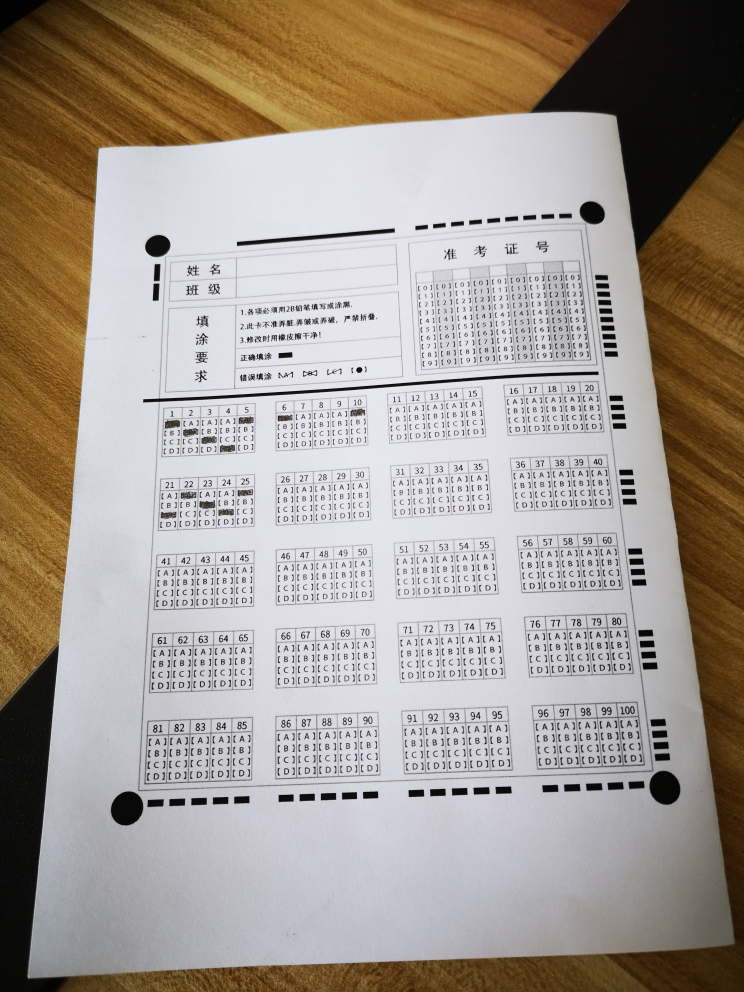
#> input picture face_recognition/answer/t2.jpg, 2976 x 3968 px (shown at 1/4 size)
$ python test.py   (older library calls are emulated)
#> lines starting #> are read from the running program, lines starting #| are printed output that depends on the picture; after the words box and inside, x2 and y2 are one past the last pixel; in counts of white or black regions, pixels touching at a corner belong together
from imutils.perspective import four_point_transform
from imutils import contours
import numpy as np
import cv2 as cv

ANSWER_KEY_SCORE = {0: 1, 1: 4, 2: 0, 3: 3, 4: 1}
ANSWER_KEY = {0: "A", 1: "B", 2: "C", 3: "D", 4: "E"}


def deal_image():  # 图片处理
    # 加载一个图片到opencv中
    img = cv.imread('t2.jpg')
#> img is the input picture: shape (3968, 2976, 3); mean B, G, R 144.8, 153.8, 163.5

    # # 定义想要缩放后的图片大小
    info = img.shape  # 获取图片的宽 高 颜色通道信息
#> info = (3968, 2976, 3)
    dst_width = int(info[1] * 0.2)
#> dst_width = 595
    dst_height = int(info[0] * 0.2)
#> dst_height = 793
    img = cv.resize(img, (dst_width, dst_height), 0, 0)
#> img: shape (793, 595, 3)

    # 1.原图
    cv.imshow("resize", img)

    # 2.转化成灰度图片
    gray = cv.cvtColor(img, cv.COLOR_BGR2GRAY)
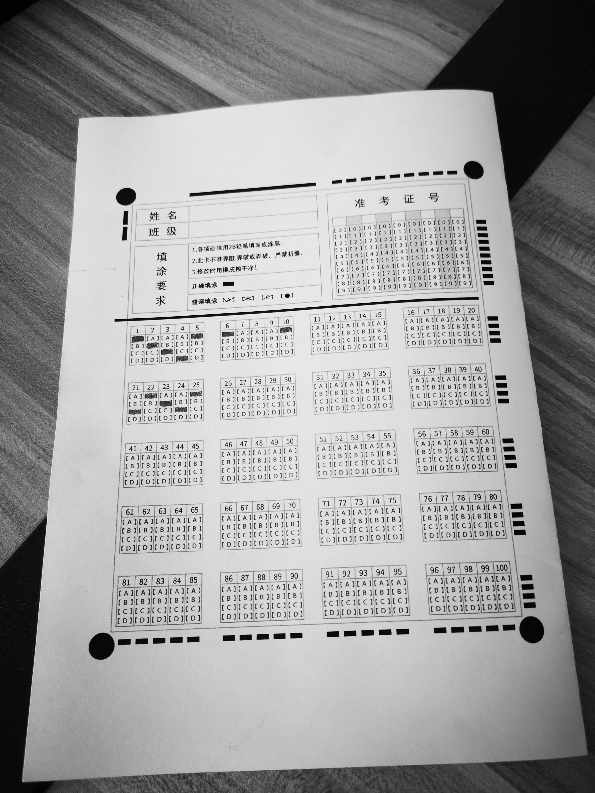
#> gray: shape (793, 595); min 0, max 241, mean 155.5
    cv.imshow("gray", gray)

    # 3.高斯模糊图
    gaussian_bulr = cv.GaussianBlur(gray, (5, 5), 0)
    cv.imshow("gaussian", gaussian_bulr)

    # 4.使用边缘检测后的图
    edged = cv.Canny(gaussian_bulr, 75, 200)  # 边缘检测,灰度值小于2参这个值的会被丢弃，大于3参这个值会被当成边缘，在中间的部分，自动检测
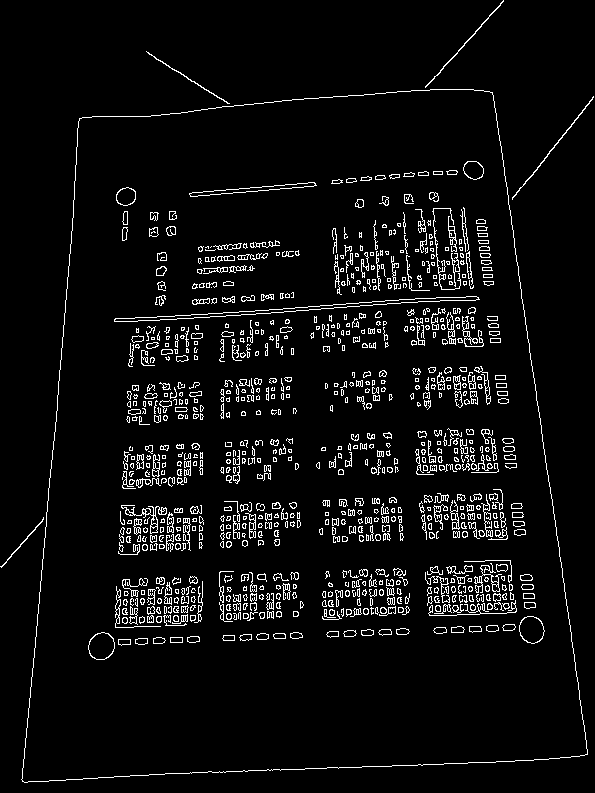
#> edged: shape (793, 595); 5.5% white in thin lines or dots
    cv.imshow("edged", edged)

    # 寻找轮廓
    image, cts, hierarchy = cv.findContours(edged.copy(), cv.RETR_EXTERNAL, cv.CHAIN_APPROX_SIMPLE)
#> cts = 5 contours; box (x1, y1, x2, y2) and area: (21, 89, 588, 783) 325974, (512, 96, 594, 200) 78, (425, 0, 504, 88) 74, (146, 51, 230, 104) 49, (0, 517, 44, 568) 42
    # 给轮廓加标记，便于我们在原图里面观察，注意必须是原图才能画出红色，灰度图是没有颜色的
    cv.drawContours(img, cts, -1, (0, 0, 255), 3)
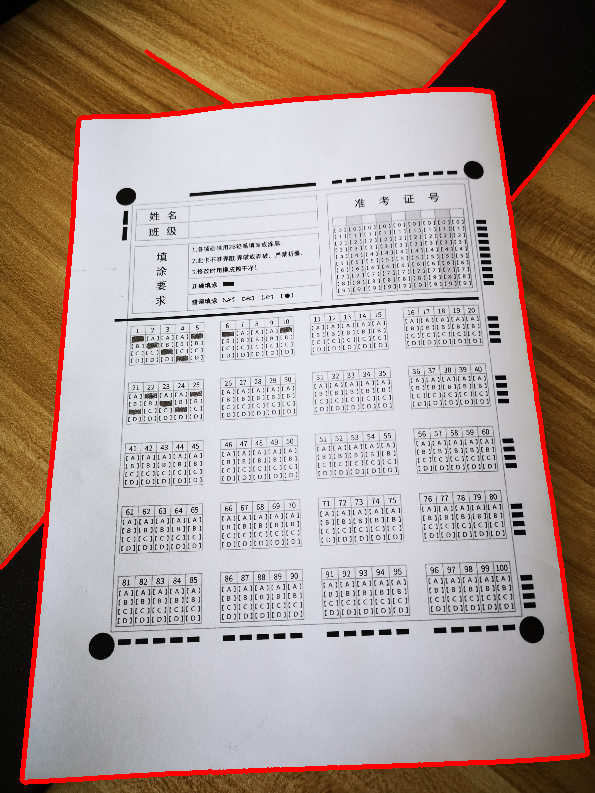
#> img: shape (793, 595, 3); mean B, G, R 142.1, 150.5, 167.1

    # 按面积大小对所有的轮廓排序
    cts_sort = sorted(cts, key=cv.contourArea, reverse=True)
#> cts_sort has the same summary as cts
    print("寻找轮廓的个数：", len(cts_sort))  # 最外面的轮廓
#| 寻找轮廓的个数： 5
    cv.imshow("draw_contours", img)

    filter_rect_cts(cts_sort, img, gray)


def filter_rect_cts(cts_sort, img, gray):  # 筛选轮廓为矩形的区域
    # print(list)
    for c in cts_sort:
        # 周长，第1个参数是轮廓，第二个参数代表是否是闭环的图形
        peri = 0.01 * cv.arcLength(c, True)
        # 获取多边形的所有定点，如果是四个定点，就代表是矩形
        approx = cv.approxPolyDP(c, peri, True)

        # 打印定点个数
        print("顶点个数：", len(approx))
        if len(approx) == 4:  # 矩形
            # 透视变换提取原图内容部分
            ox_sheet = four_point_transform(img, approx.reshape(4, 2))
            # 透视变换提取灰度图内容部分
            tx_sheet = four_point_transform(gray, approx.reshape(4, 2))
            # cv.imshow("ox", ox_sheet)
            # cv.imshow("tx", tx_sheet)
            # 使用ostu二值化算法对灰度图做一个二值化处理
            ret, thresh2 = cv.threshold(tx_sheet, 0, 255, cv.THRESH_BINARY_INV | cv.THRESH_OTSU)
            cv.imshow("ostu", thresh2)
            filter_answer_cts(thresh2, ox_sheet, tx_sheet)
            break
#> this loop made 1 pass
#> (peri, approx, ret) on pass 1: (24, [[492, 92], [79, 118], [22, 781], [587, 754]], 160)
#| 顶点个数： 4
#| 找到轮廓个数----------------： 2704
#| question_cts======== []
#> pass 1, in filter_rect_cts, `ox_sheet = four_point_transform(img, approx.reshape(4, 2))`:
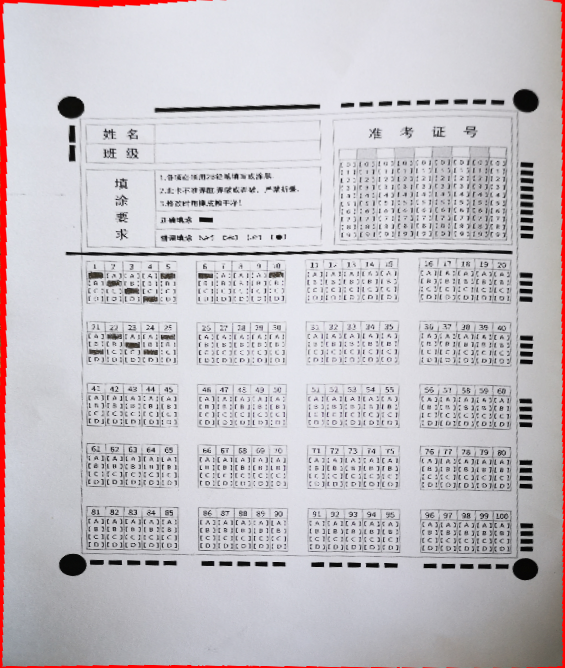
#> ox_sheet: shape (668, 565, 3); mean B, G, R 197.8, 192.5, 197.4
#> pass 1, in filter_rect_cts, `tx_sheet = four_point_transform(gray, approx.reshape(4, 2))`:
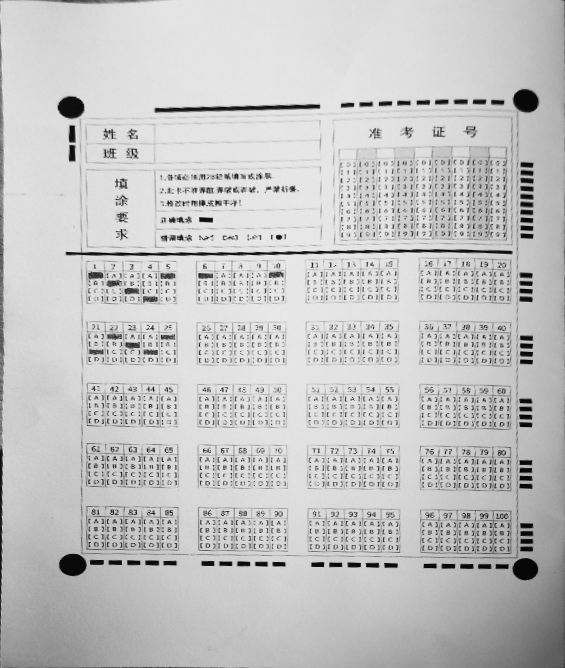
#> tx_sheet: shape (668, 565); min 1, max 238, mean 196
#> pass 1, in filter_rect_cts, `ret, thresh2 = cv.threshold(tx_sheet, 0, 255, cv.THRESH_BINARY_INV | c..`:
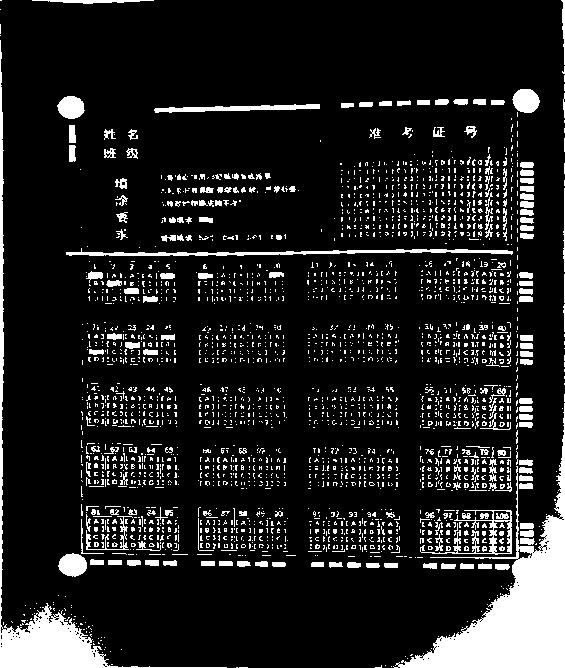
#> thresh2: shape (668, 565); 12.4% white; 2709 white regions (2501 under 20 px), largest, box (x1, y1, x2, y2) and area: (393, 403, 565, 668) 11713, (0, 40, 227, 668) 5985, (66, 248, 513, 256) 1459
#> pass 1, in filter_answer_cts, `cv.imshow("ox_1", ox_sheet)`:
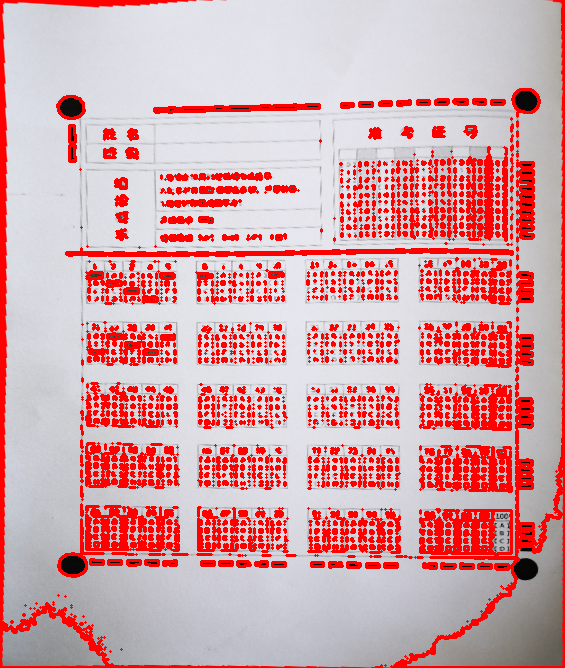
#> window 'ox_1': shape (668, 565, 3); mean B, G, R 168.4, 164, 214.6


def filter_answer_cts(thresh2, ox_sheet, tx_sheet):  # 筛选轮廓特征为答题选择区域
    # 继续寻找轮廓
    r_image, r_cnt, r_hierarchy = cv.findContours(thresh2.copy(), cv.RETR_EXTERNAL, cv.CHAIN_APPROX_SIMPLE)
    print("找到轮廓个数----------------：", len(r_cnt))
    # 使用红色标记所有的轮廓
    cv.drawContours(ox_sheet, r_cnt, -1, (0, 0, 255), 2)

    # 把所有找到的轮廓，给标记出来
    question_cts = []
    for cxx in r_cnt:
        # 通过矩形，标记每一个指定的轮廓
        x, y, w, h = cv.boundingRect(cxx)
        ar = w / float(h)
        if w >= 20 and h >= 20 and 0.9 <= ar <= 1.1:
            # 使用红色标记，满足指定条件的图形
            cv.rectangle(ox_sheet, (x, y), (x + w, y + h), (0, 255, 0), 2)
            # 把每个选项，保存下来
            question_cts.append(cxx)
    print("question_cts========", question_cts)
    cv.imshow("ox_1", ox_sheet)
    return
    com_answer_list(ox_sheet, tx_sheet, question_cts, thresh2)


# [48 lines left out: functions com_answer_list, get_choose_answer_num, not called in this run]


if __name__ == '__main__':
    deal_image()
    cv.waitKey(0)

$ run again, with face_recognition/answer/t3.jpg copied over face_recognition/answer/t2.jpg
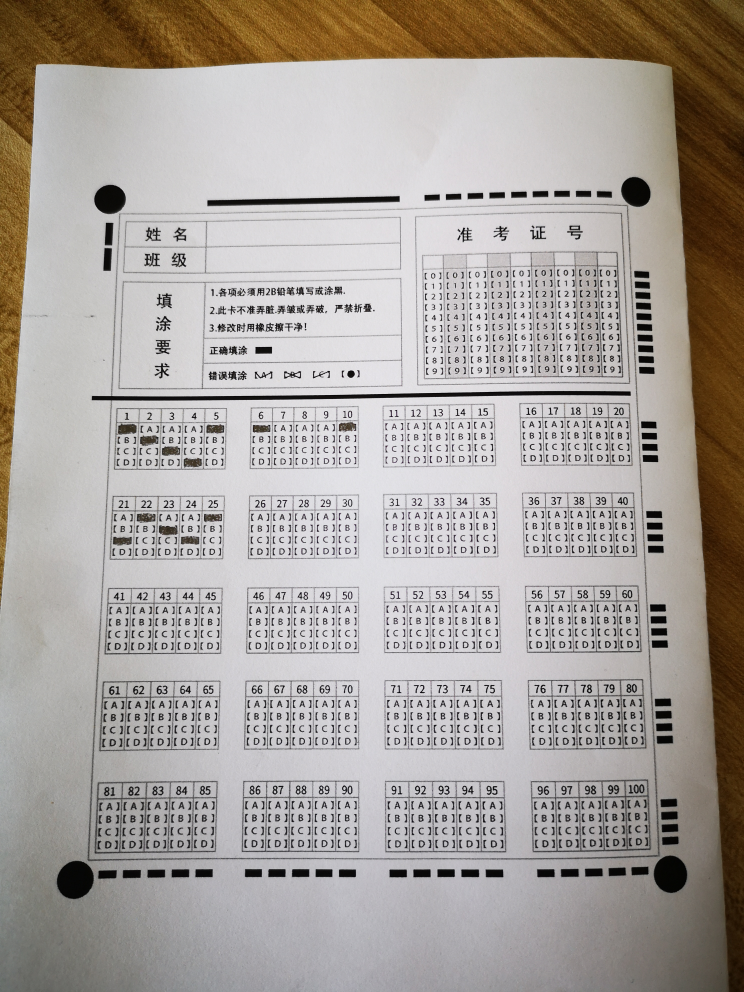
#> input picture face_recognition/answer/t3.jpg, 2976 x 3968 px (shown at 1/4 size)
#> in deal_image, img is the input picture: shape (3968, 2976, 3); mean B, G, R 156.8, 162, 168.5
#> in deal_image, `edged = cv.Canny(gaussian_bulr, 75, 200)`:
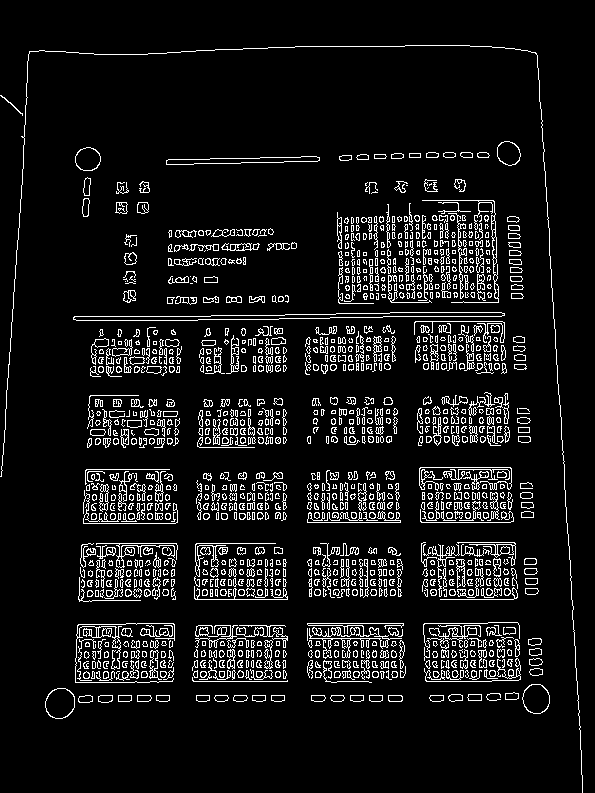
#> edged: shape (793, 595); 8.6% white in thin lines or dots
#> cts = 1187 contours, 678 with area under 20; largest, box (x1, y1, x2, y2) and area: (73, 312, 505, 321) 1684, (45, 688, 75, 719) 708, (166, 156, 320, 165) 708, (522, 684, 550, 714) 628, (75, 147, 101, 171) 463
#> in deal_image, `cv.drawContours(img, cts, -1, (0, 0, 255), 3)`:
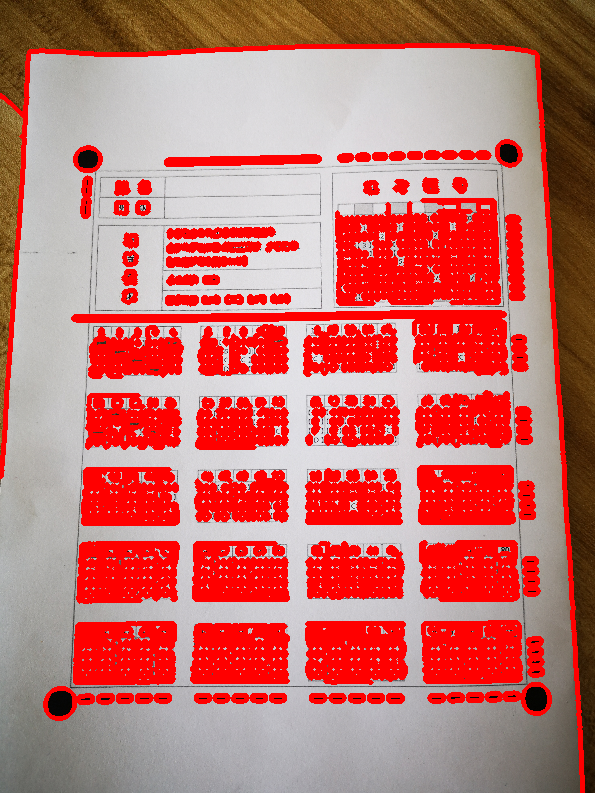
#> img: shape (793, 595, 3); mean B, G, R 108.6, 113.9, 196.1
#> cts_sort has the same summary as cts
#| 寻找轮廓的个数： 1187
#> the loop in filter_rect_cts, `for c in cts_sort:` made 3 passes
#> (peri, approx, ret) on pass 3: (3.17, [[319, 157], [168, 159], [166, 164], [317, 161]], 108)
#> (printed output is left out)
